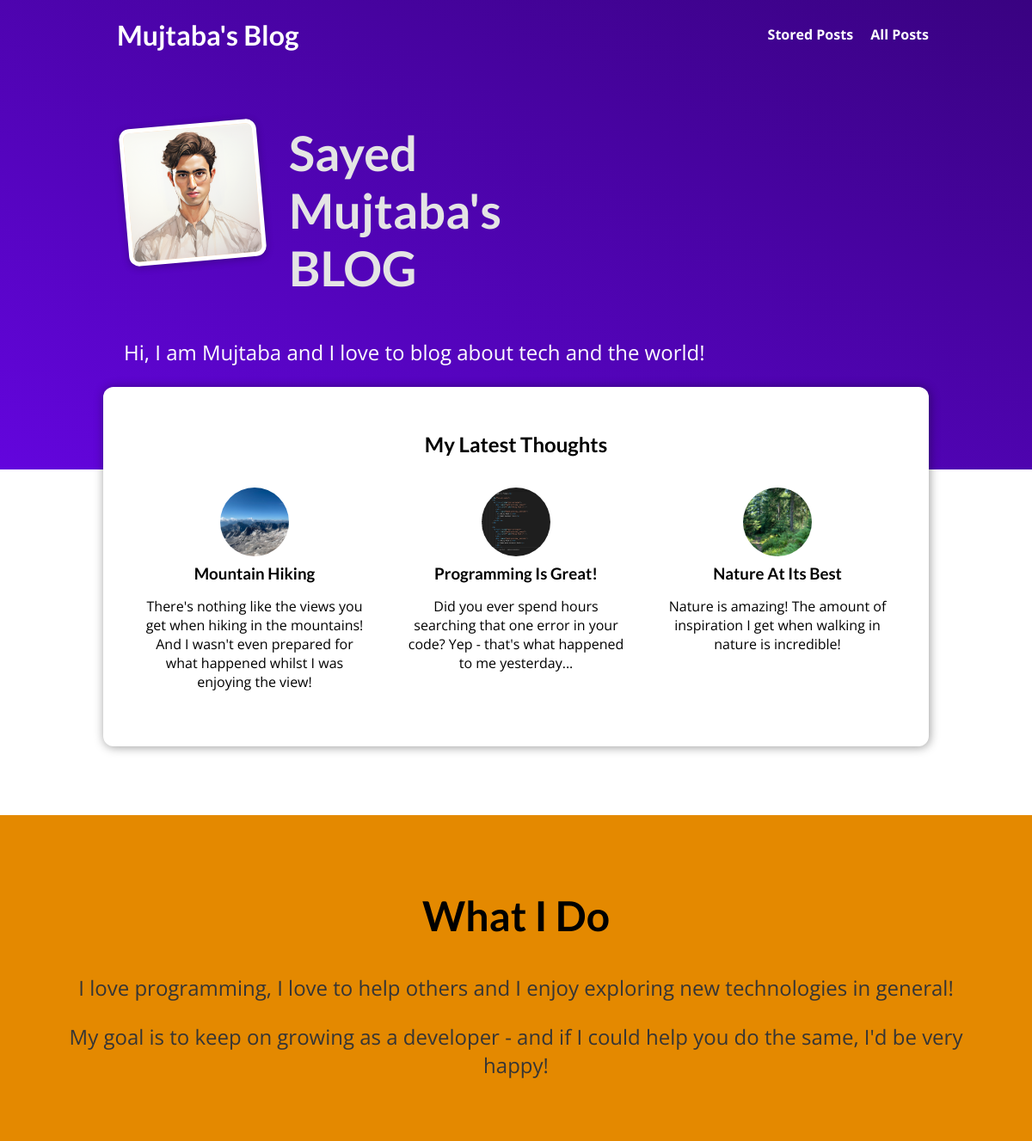
Before: / with the older database file.
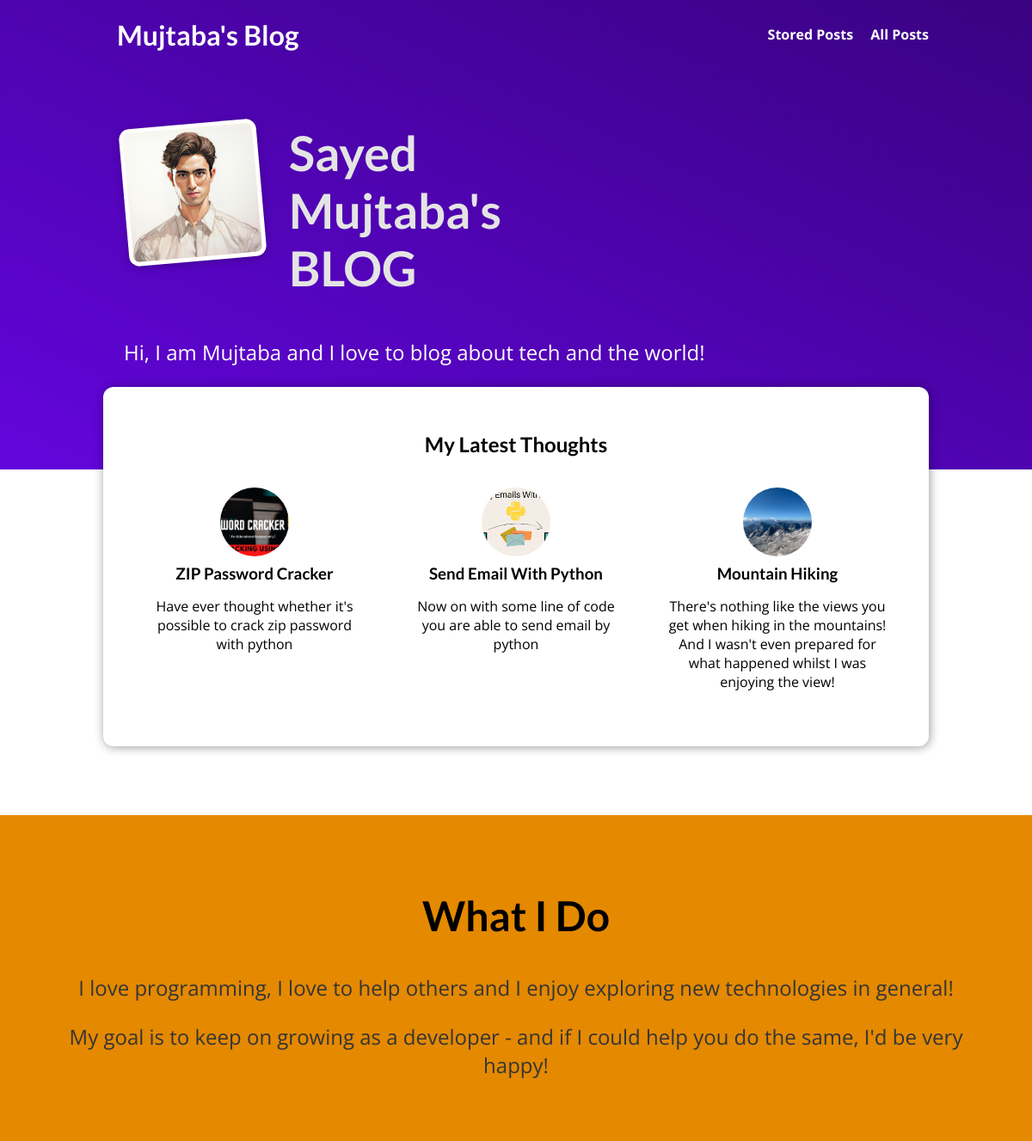
After: the same page with the newer database file.
### blog/models.py (models this page shows, shortened)
class Post(models.Model):
    title = models.CharField(max_length=150)
    excerpt = models.CharField(max_length=200)
    image = models.ImageField(upload_to="posts", null=True)
    date = models.DateField(auto_now=True)
    slug = models.SlugField(unique=True, db_index=True)
    content = models.TextField(validators=[MinLengthValidator(10)])
    author = models.ForeignKey(Author, on_delete=models.SET_NULL, null=True, related_name="posts")
    tags = models.ManyToManyField(Tag)

### blog/views.py (the view)
# urls.py: path("", views.StartingPageView.as_view(), name="starting-page"),
class StartingPageView(ListView):
    template_name = "blog/index.html"
    model = Post
    ordering = ['-date']
    context_object_name = "posts"
    def get_queryset(self):
        queryset = super().get_queryset()
        data = queryset[:3]
        return data

### blog/templates/blog/index.html (shortened to what this page needs)
{% extends "base.html" %}
{% load static %}
{% block css_files %}
  <link rel="stylesheet" href="{% static "blog/post.css" %}" />
  <link rel="stylesheet" href="{% static "blog/index.css" %}" />
{% endblock %}
{% block content %}
<section id="welcome">
  <header>
    <img src="{% static "blog/images/avatar.jpg" %}" alt="Mujtaba - The Author Of This Blog" />
    <h2>Sayed Mujtaba's BLOG</h2>
  </header>
  <p>Hi, I am Mujtaba and I love to blog about tech and the world!</p>
</section>
<section id="latest-posts">
  <h2>My Latest Thoughts</h2>
  <ul>
    {% for post in posts %}
      {% include "blog/includes/post.html" %}
    {% endfor %}
  </ul>
</section>
<section id="about">
  <h2>What I Do</h2>
  <p>
    I love programming, I love to help others and I enjoy exploring new
    technologies in general!
  </p>
  <p>
    My goal is to keep on growing as a developer - and if I could help you do
    the same, I'd be very happy!
  </p>
</section>
{% endblock %}

### blog/templates/blog/includes/post.html
<li>
  <article class="post">
    <a href="{% url "post-detail-page" post.slug %}">
      <img src="{{ post.image.url }}" alt="{{ post.title }}"
      />
      <div class="post__content">
        <h3>{{ post.title }}</h3>
        <p>
          {{ post.excerpt }}
        </p>
      </div>
    </a>
  </article>
</li>

Changed rows visible on the page:
no longer on this page (row unchanged): Post: image (picture), title "Programming Is Great!", excerpt "Did you ever spend hours searching that one error in your code? Yep - that's what happened to me yesterday..."
no longer on this page (row unchanged): Post: image (picture), title "Nature At Its Best", excerpt "Nature is amazing! The amount of inspiration I get when walking in nature is incredible!"
added Post: image (placeholder picture), title "ZIP Password Cracker", excerpt "Have ever thought whether it's possible to crack zip password with python"
added Post: image (picture), title "Send Email With Python", excerpt "Now on with some line of code you are able to send email by python"
